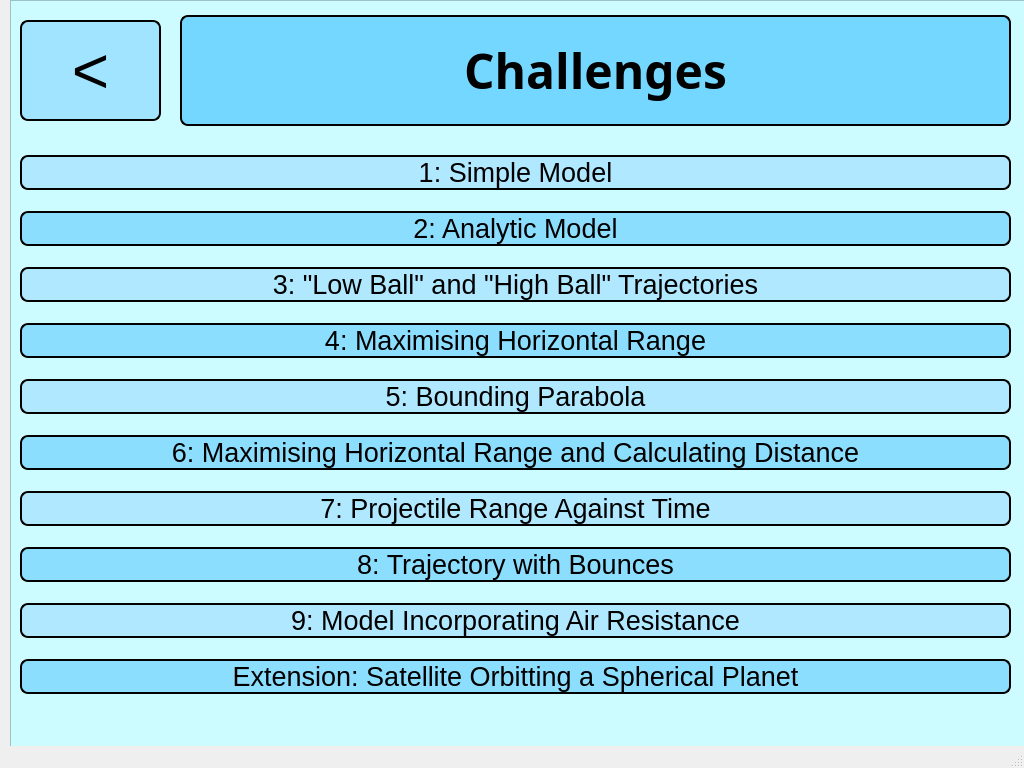
<?xml version="1.0" encoding="UTF-8"?>
<ui version="4.0">
 <class>MainWindow</class>
 <widget class="QMainWindow" name="MainWindow">
  <property name="geometry">
   <rect>
    <x>0</x>
    <y>0</y>
    <width>1024</width>
    <height>768</height>
   </rect>
  </property>
  <property name="windowTitle">
   <string>MainWindow</string>
  </property>
  <widget class="QWidget" name="centralwidget">
   <widget class="QWidget" name="verticalLayoutWidget_2">
    <property name="geometry">
     <rect>
      <x>180</x>
      <y>15</y>
      <width>831</width>
      <height>111</height>
     </rect>
    </property>
    <layout class="QVBoxLayout" name="verticalLayout_2">
     <item>
      <widget class="QLabel" name="challengesLabel">
       <property name="font">
        <font>
         <family>Lucida Handwriting</family>
         <pointsize>36</pointsize>
         <weight>75</weight>
         <italic>false</italic>
         <bold>true</bold>
         <kerning>true</kerning>
        </font>
       </property>
       <property name="autoFillBackground">
        <bool>false</bool>
       </property>
       <property name="styleSheet">
        <string notr="true">QLabel {
	border: 2px solid;
	border-radius: 8px;
	background-color: #73d7ff;
}</string>
       </property>
       <property name="text">
        <string>Challenges</string>
       </property>
       <property name="scaledContents">
        <bool>true</bool>
       </property>
       <property name="alignment">
        <set>Qt::AlignCenter</set>
       </property>
       <property name="wordWrap">
        <bool>true</bool>
       </property>
      </widget>
     </item>
    </layout>
   </widget>
   <widget class="QFrame" name="frame">
    <property name="geometry">
     <rect>
      <x>10</x>
      <y>0</y>
      <width>1024</width>
      <height>768</height>
     </rect>
    </property>
    <property name="styleSheet">
     <string notr="true">QFrame {
	background-color: #ccfcff
}</string>
    </property>
    <property name="frameShape">
     <enum>QFrame::StyledPanel</enum>
    </property>
    <property name="frameShadow">
     <enum>QFrame::Raised</enum>
    </property>
    <widget class="QPushButton" name="backButton">
     <property name="geometry">
      <rect>
       <x>10</x>
       <y>20</y>
       <width>141</width>
       <height>101</height>
      </rect>
     </property>
     <property name="font">
      <font>
       <family>Meiryo UI</family>
       <pointsize>48</pointsize>
      </font>
     </property>
     <property name="styleSheet">
      <string notr="true">QPushButton {
	border: 2px solid;
	border-radius: 8px;
	background-color: #a1e4ff;
}</string>
     </property>
     <property name="text">
      <string>&lt;</string>
     </property>
     <property name="checkable">
      <bool>true</bool>
     </property>
    </widget>
    <widget class="QWidget" name="verticalLayoutWidget">
     <property name="geometry">
      <rect>
       <x>10</x>
       <y>140</y>
       <width>991</width>
       <height>571</height>
      </rect>
     </property>
     <layout class="QVBoxLayout" name="verticalLayout">
      <item>
       <widget class="QPushButton" name="chal1Button">
        <property name="font">
         <font>
          <family>Meiryo UI</family>
          <pointsize>20</pointsize>
          <weight>50</weight>
          <bold>false</bold>
         </font>
        </property>
        <property name="autoFillBackground">
         <bool>false</bool>
        </property>
        <property name="styleSheet">
         <string notr="true">QPushButton {
	border: 2px solid;
	border-radius: 8px;
	background-color:#b0e8ff;
}</string>
        </property>
        <property name="text">
         <string>1: Simple Model</string>
        </property>
        <property name="checkable">
         <bool>true</bool>
        </property>
        <property name="autoDefault">
         <bool>false</bool>
        </property>
        <property name="default">
         <bool>true</bool>
        </property>
        <property name="flat">
         <bool>false</bool>
        </property>
       </widget>
      </item>
      <item>
       <widget class="QPushButton" name="chal2Button">
        <property name="font">
         <font>
          <family>Meiryo UI</family>
          <pointsize>20</pointsize>
         </font>
        </property>
        <property name="autoFillBackground">
         <bool>false</bool>
        </property>
        <property name="styleSheet">
         <string notr="true">QPushButton {
	border: 2px solid;
	border-radius: 8px;
	background-color: #8cdeff;
}</string>
        </property>
        <property name="text">
         <string>2: Analytic Model</string>
        </property>
        <property name="checkable">
         <bool>true</bool>
        </property>
        <property name="default">
         <bool>true</bool>
        </property>
       </widget>
      </item>
      <item>
       <widget class="QPushButton" name="chal3Button">
        <property name="font">
         <font>
          <family>Meiryo UI</family>
          <pointsize>20</pointsize>
         </font>
        </property>
        <property name="autoFillBackground">
         <bool>false</bool>
        </property>
        <property name="styleSheet">
         <string notr="true">QPushButton {
	border: 2px solid;
	border-radius: 8px;
	background-color:#b0e8ff;
}</string>
        </property>
        <property name="text">
         <string>3: &quot;Low Ball&quot; and &quot;High Ball&quot; Trajectories</string>
        </property>
        <property name="checkable">
         <bool>true</bool>
        </property>
        <property name="default">
         <bool>true</bool>
        </property>
       </widget>
      </item>
      <item>
       <widget class="QPushButton" name="chal4Button">
        <property name="font">
         <font>
          <family>Meiryo UI</family>
          <pointsize>20</pointsize>
         </font>
        </property>
        <property name="autoFillBackground">
         <bool>false</bool>
        </property>
        <property name="styleSheet">
         <string notr="true">QPushButton {
	border: 2px solid;
	border-radius: 8px;
	background-color: #8cdeff;
}</string>
        </property>
        <property name="text">
         <string>4: Maximising Horizontal Range</string>
        </property>
        <property name="checkable">
         <bool>true</bool>
        </property>
        <property name="default">
         <bool>true</bool>
        </property>
       </widget>
      </item>
      <item>
       <widget class="QPushButton" name="chal5Button">
        <property name="font">
         <font>
          <family>Meiryo UI</family>
          <pointsize>20</pointsize>
         </font>
        </property>
        <property name="autoFillBackground">
         <bool>false</bool>
        </property>
        <property name="styleSheet">
         <string notr="true">QPushButton {
	border: 2px solid;
	border-radius: 8px;
	background-color:#b0e8ff;
}</string>
        </property>
        <property name="text">
         <string>5: Bounding Parabola</string>
        </property>
        <property name="checkable">
         <bool>true</bool>
        </property>
        <property name="default">
         <bool>true</bool>
        </property>
       </widget>
      </item>
      <item>
       <widget class="QPushButton" name="chal6Button">
        <property name="font">
         <font>
          <family>Meiryo UI</family>
          <pointsize>20</pointsize>
         </font>
        </property>
        <property name="autoFillBackground">
         <bool>false</bool>
        </property>
        <property name="styleSheet">
         <string notr="true">QPushButton {
	border: 2px solid;
	border-radius: 8px;
	background-color: #8cdeff;
}</string>
        </property>
        <property name="text">
         <string>6: Maximising Horizontal Range and Calculating Distance</string>
        </property>
        <property name="checkable">
         <bool>true</bool>
        </property>
        <property name="default">
         <bool>true</bool>
        </property>
       </widget>
      </item>
      <item>
       <widget class="QPushButton" name="chal7Button">
        <property name="font">
         <font>
          <family>Meiryo UI</family>
          <pointsize>20</pointsize>
         </font>
        </property>
        <property name="autoFillBackground">
         <bool>false</bool>
        </property>
        <property name="styleSheet">
         <string notr="true">QPushButton {
	border: 2px solid;
	border-radius: 8px;
	background-color:#b0e8ff;
}</string>
        </property>
        <property name="text">
         <string>7: Projectile Range Against Time</string>
        </property>
        <property name="checkable">
         <bool>true</bool>
        </property>
        <property name="default">
         <bool>true</bool>
        </property>
       </widget>
      </item>
      <item>
       <widget class="QPushButton" name="chal8Button">
        <property name="font">
         <font>
          <family>Meiryo UI</family>
          <pointsize>20</pointsize>
         </font>
        </property>
        <property name="autoFillBackground">
         <bool>false</bool>
        </property>
        <property name="styleSheet">
         <string notr="true">QPushButton {
	border: 2px solid;
	border-radius: 8px;
	background-color: #8cdeff;
}</string>
        </property>
        <property name="text">
         <string>8: Trajectory with Bounces</string>
        </property>
        <property name="checkable">
         <bool>true</bool>
        </property>
        <property name="default">
         <bool>true</bool>
        </property>
       </widget>
      </item>
      <item>
       <widget class="QPushButton" name="chal9Button">
        <property name="font">
         <font>
          <family>Meiryo UI</family>
          <pointsize>20</pointsize>
         </font>
        </property>
        <property name="autoFillBackground">
         <bool>false</bool>
        </property>
        <property name="styleSheet">
         <string notr="true">QPushButton {
	border: 2px solid;
	border-radius: 8px;
	background-color:#b0e8ff;
}</string>
        </property>
        <property name="text">
         <string>9: Model Incorporating Air Resistance</string>
        </property>
        <property name="checkable">
         <bool>true</bool>
        </property>
        <property name="default">
         <bool>true</bool>
        </property>
       </widget>
      </item>
      <item>
       <widget class="QPushButton" name="extensionButton">
        <property name="font">
         <font>
          <family>Meiryo UI</family>
          <pointsize>20</pointsize>
         </font>
        </property>
        <property name="autoFillBackground">
         <bool>false</bool>
        </property>
        <property name="styleSheet">
         <string notr="true">QPushButton {
	border: 2px solid;
	border-radius: 8px;
	background-color: #8cdeff;
}</string>
        </property>
        <property name="text">
         <string>Extension: Satellite Orbitting a Spherical Planet</string>
        </property>
        <property name="checkable">
         <bool>true</bool>
        </property>
        <property name="default">
         <bool>true</bool>
        </property>
       </widget>
      </item>
     </layout>
    </widget>
   </widget>
   <zorder>frame</zorder>
   <zorder>verticalLayoutWidget_2</zorder>
  </widget>
  <widget class="QMenuBar" name="menubar">
   <property name="geometry">
    <rect>
     <x>0</x>
     <y>0</y>
     <width>1024</width>
     <height>26</height>
    </rect>
   </property>
  </widget>
  <widget class="QStatusBar" name="statusbar"/>
 </widget>
 <resources/>
 <connections/>
</ui>
